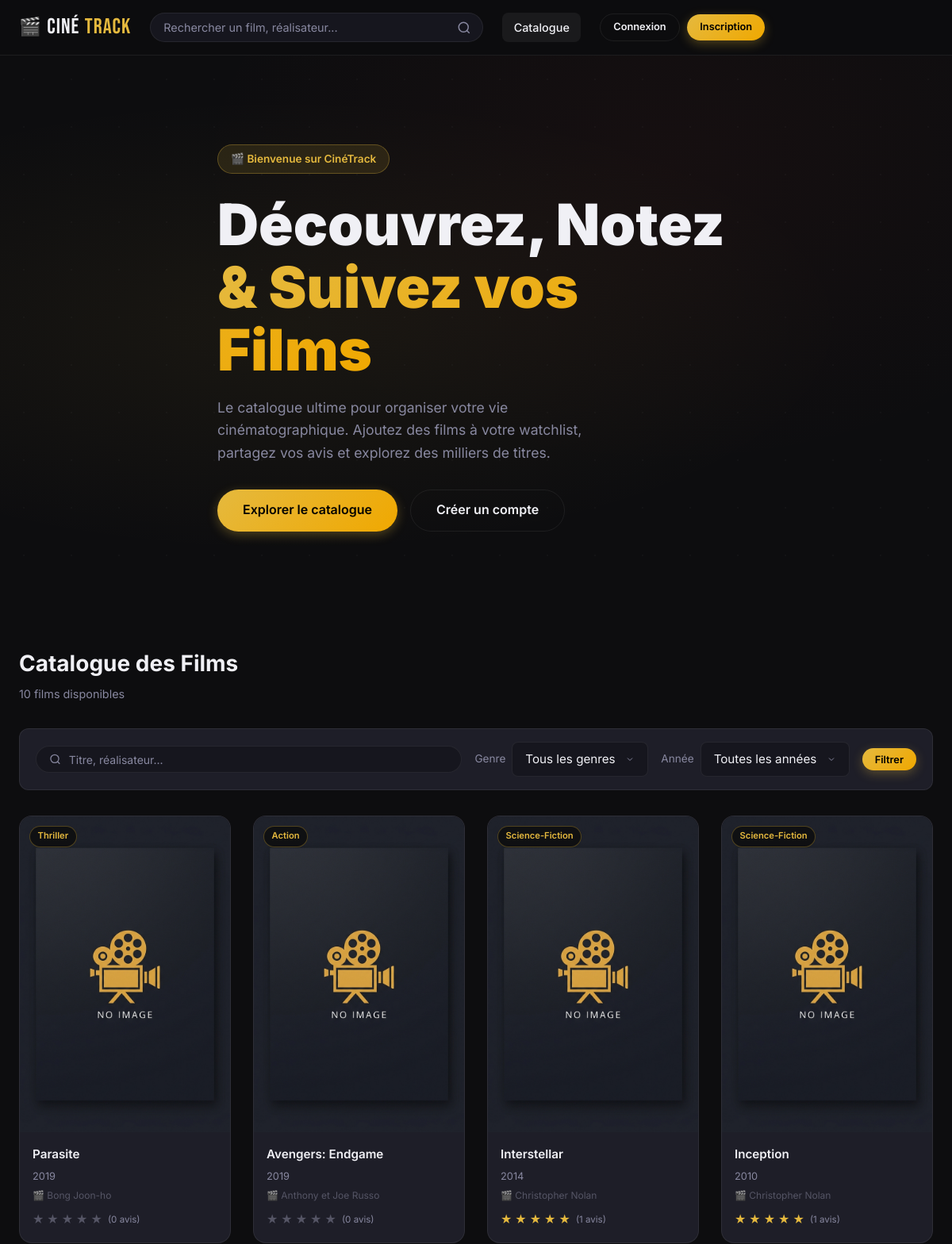
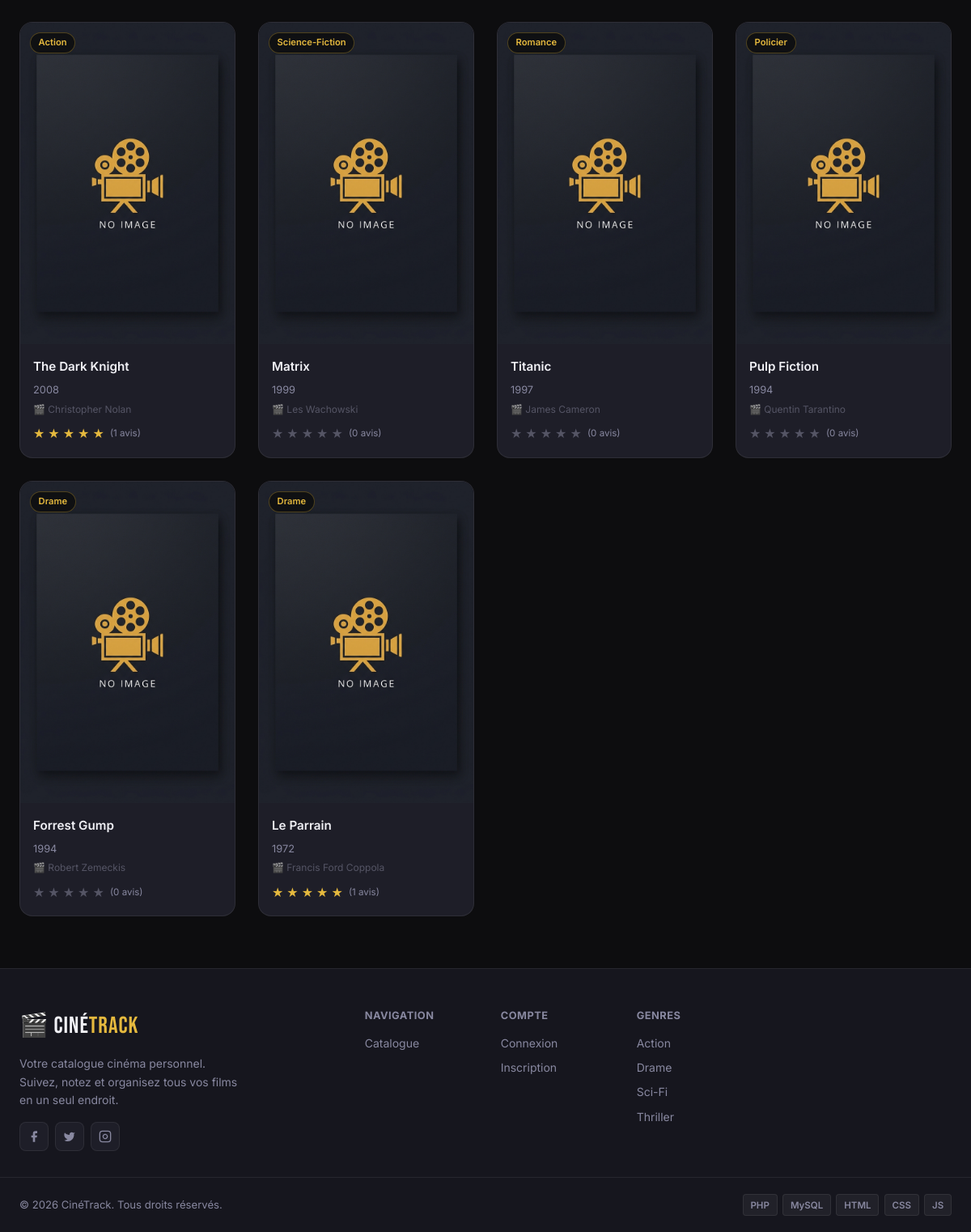
The app's page /controllers/FilmController.php?action=index with its own data (2 pictures, top to bottom).
### tables this page shows
CREATE TABLE IF NOT EXISTS films (
    id INT AUTO_INCREMENT PRIMARY KEY,
    titre VARCHAR(255) NOT NULL,
    genre VARCHAR(100) NOT NULL,
    synopsis TEXT,
    realisateur VARCHAR(150),
    annee INT,
    image VARCHAR(255) DEFAULT 'default.jpg',
    created_at TIMESTAMP DEFAULT CURRENT_TIMESTAMP
);

### config/database.php (called while the page is built, shortened)
<?php
class Database {
    private static ?PDO $instance = null;
    public static function getConnection(): PDO {
        if (self::$instance === null) {
            $dsn = "mysql:host=" . DB_HOST . ";dbname=" . DB_NAME . ";charset=" . DB_CHARSET;
            $options = [
                PDO::ATTR_ERRMODE            => PDO::ERRMODE_EXCEPTION,
                PDO::ATTR_DEFAULT_FETCH_MODE => PDO::FETCH_ASSOC,
                PDO::ATTR_EMULATE_PREPARES   => false,
            ];
            try {
                self::$instance = new PDO($dsn, DB_USER, DB_PASS, $options);
            } catch (PDOException $e) {
                die("<div style='color:red;font-family:sans-serif;padding:20px;'>
                    <h3>Erreur de connexion à la base de données</h3>
                    <p>" . $e->getMessage() . "</p>
                    <p>Vérifiez vos paramètres dans config/database.php</p>
                </div>");
            }
        }
        return self::$instance;
    }
}

### models/Film.php (called while the page is built, shortened)
<?php
require_once __DIR__ . '/../config/database.php';
class Film {
    private PDO $db;
    public function __construct() {
        $this->db = Database::getConnection();
    }
    public function getAll(string $genre = '', string $annee = '', string $search = ''): array {
        $sql = "SELECT f.*,
                    COALESCE(AVG(a.note), 0) AS note_moyenne,
                    COUNT(a.id) AS nb_avis
                FROM films f
                LEFT JOIN avis a ON a.film_id = f.id
                WHERE 1=1";
        $params = [];
        $sql .= " GROUP BY f.id ORDER BY f.annee DESC";
        $stmt = $this->db->prepare($sql);
        $stmt->execute($params);
        return $stmt->fetchAll();
    }
}

### views/films/index.php (the view, shortened to what this page needs)
<?php
include __DIR__ . '/../layouts/header.php';
?>
<section class="hero">
    <div class="hero__content">
        <div class="hero__badge">🎬 Bienvenue sur CinéTrack</div>
        <h1 class="hero__title">
            Découvrez, Notez<br>
            <span class="hero__title-accent">& Suivez vos Films</span>
        </h1>
        <p class="hero__subtitle">
            Le catalogue ultime pour organiser votre vie cinématographique. Ajoutez des films à votre watchlist, partagez vos avis et explorez des milliers de titres.
        </p>
        <div class="hero__actions">
            <a href="#catalogue" class="btn btn-gold btn-lg">Explorer le catalogue</a>
            <?php if (!isset($_SESSION['user_id'])): ?>
                <a href="<?= BASE_URL ?>/controllers/AuthController.php?action=register" class="btn btn-outline btn-lg">Créer un compte</a>
            <?php else: ?>
                <a href="<?= BASE_URL ?>/controllers/WishlistController.php?action=index" class="btn btn-outline btn-lg">Ma Watchlist</a>
            <?php endif; ?>
        </div>
    </div>
</section>
<section class="section" id="catalogue">
    <div class="container">
        <div class="section__header">
            <div>
                <h2 class="section__title">Catalogue des Films</h2>
                <p class="section__subtitle"><?= count($films) ?> film<?= count($films) > 1 ? 's' : '' ?> disponible<?= count($films) > 1 ? 's' : '' ?></p>
            </div>
        </div>
        <form class="filters-bar" id="filters-form" method="GET" action="<?= BASE_URL ?>/controllers/FilmController.php">
            <div class="filter-search">
                <svg xmlns="http://www.w3.org/2000/svg" width="16" height="16" viewBox="0 0 24 24" fill="none" stroke="currentColor" stroke-width="2"><circle cx="11" cy="11" r="8"/><path d="m21 21-4.35-4.35"/></svg>
                <input
                    type="text"
                    name="search"
                    id="search-input"
                    class="filter-search__input"
                    placeholder="Titre, réalisateur..."
                    value="<?= htmlspecialchars($search) ?>"
                >
            </div>
            <div class="filter-group">
                <label class="filter-label">Genre</label>
                <select name="genre" class="form-select" id="filter-genre" onchange="this.form.submit()">
                    <option value="">Tous les genres</option>
                </select>
            </div>
            <div class="filter-group">
                <label class="filter-label">Année</label>
                <select name="annee" class="form-select" id="filter-annee" onchange="this.form.submit()">
                    <option value="">Toutes les années</option>
                </select>
            </div>
            <button type="submit" class="btn btn-gold btn-sm">Filtrer</button>
        </form>
        <div class="grid-films" id="films-grid">
            <?php if (empty($films)): ?>
                <div class="empty-state" style="grid-column: 1/-1;">
                    <div class="empty-state__icon">🎥</div>
                    <h3>Aucun film trouvé</h3>
                    <p>Essayez de modifier vos filtres de recherche.</p>
                    <a href="<?= BASE_URL ?>/controllers/FilmController.php?action=index" class="btn btn-gold">Voir tous les films</a>
                </div>
            <?php else: ?>
                <?php foreach ($films as $film): ?>
                    <a href="<?= BASE_URL ?>/controllers/FilmController.php?action=detail&id=<?= $film['id'] ?>" class="film-card" data-title="<?= strtolower(htmlspecialchars($film['titre'])) ?>">
                        <div class="film-card__poster">
                            <?php
                            $imgSrc = BASE_URL . '/assets/img/' . ($film['image'] ?? 'default.jpg');
                            ?>
                            <img
                                src="<?= $imgSrc ?>"
                                alt="<?= htmlspecialchars($film['titre']) ?>"
                                onerror="this.src='<?= BASE_URL ?>/assets/img/default.jpg'; this.onerror=null;"
                                loading="lazy"
                            >
                            <div class="film-card__badge-genre"><?= htmlspecialchars($film['genre']) ?></div>
                        </div>
                        <div class="film-card__body">
                            <div class="film-card__title"><?= htmlspecialchars($film['titre']) ?></div>
                            <div class="film-card__meta">
                                <span class="film-card__year"><?= $film['annee'] ?></span>
                                <span class="film-card__director">🎬 <?= htmlspecialchars($film['realisateur']) ?></span>
                            </div>
                            <div class="film-card__rating">
                                <?php
                                $note = round($film['note_moyenne']);
                                for ($i = 1; $i <= 5; $i++):
                                ?>
                                    <span class="star <?= $i <= $note ? 'star--filled' : '' ?>">★</span>
                                <?php endfor; ?>
                                <span class="film-card__nb-avis">(<?= $film['nb_avis'] ?> avis)</span>
                            </div>
                        </div>
                    </a>
                <?php endforeach; ?>
            <?php endif; ?>
        </div>
    </div>
</section>
<?php include __DIR__ . '/../layouts/footer.php'; ?>

### controllers/FilmController.php (shortened to what this page needs)
<?php
require_once __DIR__ . '/../config/database.php';
require_once __DIR__ . '/../models/Film.php';
$filmModel    = new Film();
$action = $_GET['action'] ?? 'index';
switch ($action) {
    case 'index':
        $genre  = $_GET['genre']  ?? '';
        $annee  = $_GET['annee']  ?? '';
        $search = $_GET['search'] ?? '';
        $films  = $filmModel->getAll($genre, $annee, $search);
        include __DIR__ . '/../views/films/index.php';
        break;
}

### views/layouts/header.php (shortened to what this page needs)
<?php
require_once __DIR__ . '/../../config/database.php';
$initiales = '';
?>
<!DOCTYPE html>
<html lang="fr">
<head>
    <link rel="stylesheet" href="<?= BASE_URL ?>/assets/css/style.css">
</head>
<body>
<header class="navbar" id="navbar">
    <div class="navbar__inner">
        <a href="<?= BASE_URL ?>/controllers/FilmController.php?action=index" class="navbar__logo">
            <span class="logo-icon">🎬</span>
            Ciné<span class="logo-accent">Track</span>
        </a>
        <form class="navbar__search" action="<?= BASE_URL ?>/controllers/FilmController.php" method="GET">
            <input
                type="text"
                id="nav-search-input"
                name="search"
                class="navbar__search-input"
                placeholder="Rechercher un film, réalisateur..."
                value="<?= htmlspecialchars($_GET['search'] ?? '') ?>"
                autocomplete="off"
            >
            <button type="submit" class="navbar__search-btn" aria-label="Rechercher">
                <svg xmlns="http://www.w3.org/2000/svg" width="18" height="18" viewBox="0 0 24 24" fill="none" stroke="currentColor" stroke-width="2"><circle cx="11" cy="11" r="8"/><path d="m21 21-4.35-4.35"/></svg>
            </button>
        </form>
        <nav class="navbar__links" id="nav-links">
            <a href="<?= BASE_URL ?>/controllers/FilmController.php?action=index" class="nav-link <?= (strpos($_SERVER['REQUEST_URI'] ?? '', 'FilmController') !== false && ($_GET['action'] ?? '') !== 'detail') ? 'active' : '' ?>">
                Catalogue
            </a>
        </nav>
        <div class="navbar__auth">
            <?php if (isset($_SESSION['user_id'])): ?>
                <div class="nav-user" id="nav-user-menu">
                    <button class="nav-user__btn" id="nav-user-btn" aria-expanded="false">
                        <div class="nav-user__avatar"><?= htmlspecialchars($initiales) ?></div>
                        <span class="nav-user__name"><?= htmlspecialchars($_SESSION['user_nom']) ?></span>
                        <svg class="nav-user__arrow" xmlns="http://www.w3.org/2000/svg" width="14" height="14" viewBox="0 0 24 24" fill="none" stroke="currentColor" stroke-width="2"><path d="m6 9 6 6 6-6"/></svg>
                    </button>
                    <div class="nav-dropdown" id="nav-dropdown">
                        <a href="<?= BASE_URL ?>/controllers/WishlistController.php?action=index" class="nav-dropdown__item">
                            <svg xmlns="http://www.w3.org/2000/svg" width="16" height="16" viewBox="0 0 24 24" fill="none" stroke="currentColor" stroke-width="2"><path d="M9 11l3 3L22 4"/><path d="M21 12v7a2 2 0 0 1-2 2H5a2 2 0 0 1-2-2V5a2 2 0 0 1 2-2h11"/></svg>
                            Ma Watchlist
                        </a>
                        <?php if ($_SESSION['user_role'] === 'admin'): ?>
                        <a href="<?= BASE_URL ?>/controllers/AdminController.php?action=index" class="nav-dropdown__item">
                            <svg xmlns="http://www.w3.org/2000/svg" width="16" height="16" viewBox="0 0 24 24" fill="none" stroke="currentColor" stroke-width="2"><path d="M12 20h9"/><path d="M16.5 3.5a2.121 2.121 0 0 1 3 3L7 19l-4 1 1-4L16.5 3.5z"/></svg>
                            Administration
                        </a>
                        <?php endif; ?>
                        <div class="nav-dropdown__sep"></div>
                        <a href="<?= BASE_URL ?>/controllers/AuthController.php?action=logout" class="nav-dropdown__item nav-dropdown__item--danger">
                            <svg xmlns="http://www.w3.org/2000/svg" width="16" height="16" viewBox="0 0 24 24" fill="none" stroke="currentColor" stroke-width="2"><path d="M9 21H5a2 2 0 0 1-2-2V5a2 2 0 0 1 2-2h4"/><polyline points="16 17 21 12 16 7"/><line x1="21" y1="12" x2="9" y2="12"/></svg>
                            Déconnexion
                        </a>
                    </div>
                </div>
            <?php else: ?>
                <a href="<?= BASE_URL ?>/controllers/AuthController.php?action=login" class="btn btn-outline btn-sm">Connexion</a>
                <a href="<?= BASE_URL ?>/controllers/AuthController.php?action=register" class="btn btn-gold btn-sm">Inscription</a>
            <?php endif; ?>
        </div>
    </div>
</header>
<main class="main-content">

### views/layouts/footer.php (shortened to what this page needs)
</main>
<footer class="site-footer">
    <div class="footer-inner">
        <div class="footer-brand">
            <div class="footer-logo">🎬 Ciné<span class="logo-accent">Track</span></div>
            <p class="footer-tagline">
                Votre catalogue cinéma personnel. Suivez, notez et organisez tous vos films en un seul endroit.
            </p>
            <div class="footer-socials">
                <a href="#" class="social-btn" aria-label="Facebook">
                    <svg xmlns="http://www.w3.org/2000/svg" width="16" height="16" viewBox="0 0 24 24" fill="currentColor"><path d="M18 2h-3a5 5 0 0 0-5 5v3H7v4h3v8h4v-8h3l1-4h-4V7a1 1 0 0 1 1-1h3z"/></svg>
                </a>
                <a href="#" class="social-btn" aria-label="Twitter">
                    <svg xmlns="http://www.w3.org/2000/svg" width="16" height="16" viewBox="0 0 24 24" fill="currentColor"><path d="M22 4s-.7 2.1-2 3.4c1.6 10-9.4 17.3-18 11.6 2.2.1 4.4-.6 6-2C3 15.5.5 9.6 3 5c2.2 2.6 5.6 4.1 9 4-.9-4.2 4-6.6 7-3.8 1.1 0 3-1.2 3-1.2z"/></svg>
                </a>
                <a href="#" class="social-btn" aria-label="Instagram">
                    <svg xmlns="http://www.w3.org/2000/svg" width="16" height="16" viewBox="0 0 24 24" fill="none" stroke="currentColor" stroke-width="2"><rect x="2" y="2" width="20" height="20" rx="5" ry="5"/><path d="M16 11.37A4 4 0 1 1 12.63 8 4 4 0 0 1 16 11.37z"/><line x1="17.5" y1="6.5" x2="17.51" y2="6.5"/></svg>
                </a>
            </div>
        </div>
        <div class="footer-links">
            <div class="footer-col">
                <div class="footer-col__title">Navigation</div>
                <a href="<?= BASE_URL ?>/controllers/FilmController.php?action=index">Catalogue</a>
            </div>
            <div class="footer-col">
                <div class="footer-col__title">Compte</div>
                <?php if (isset($_SESSION['user_id'])): ?>
                    <a href="<?= BASE_URL ?>/controllers/AuthController.php?action=logout">Déconnexion</a>
                <?php else: ?>
                    <a href="<?= BASE_URL ?>/controllers/AuthController.php?action=login">Connexion</a>
                    <a href="<?= BASE_URL ?>/controllers/AuthController.php?action=register">Inscription</a>
                <?php endif; ?>
            </div>
            <div class="footer-col">
                <div class="footer-col__title">Genres</div>
                <a href="<?= BASE_URL ?>/controllers/FilmController.php?action=index&genre=Action">Action</a>
                <a href="<?= BASE_URL ?>/controllers/FilmController.php?action=index&genre=Drame">Drame</a>
                <a href="<?= BASE_URL ?>/controllers/FilmController.php?action=index&genre=Science-Fiction">Sci-Fi</a>
                <a href="<?= BASE_URL ?>/controllers/FilmController.php?action=index&genre=Thriller">Thriller</a>
            </div>
        </div>
    </div>
    <div class="footer-bottom">
        <div>© <?= date("Y") ?> CinéTrack. Tous droits réservés.</div>
        <div class="footer-bottom__right">
            <span class="tech-badge">PHP</span>
            <span class="tech-badge">MySQL</span>
            <span class="tech-badge">HTML</span>
            <span class="tech-badge">CSS</span>
            <span class="tech-badge">JS</span>
        </div>
    </div>
</footer>
</body>
</html>

### records on screen
films: image (placeholder picture), genre "Thriller", titre "Parasite", annee "2019", realisateur "Bong Joon-ho", nb_avis "0"
films: image (placeholder picture), genre "Action", titre "Avengers: Endgame", annee "2019", realisateur "Anthony et Joe Russo", nb_avis "0"
films: image (placeholder picture), genre "Science-Fiction", titre "Interstellar", annee "2014", realisateur "Christopher Nolan", nb_avis "1"
films: image (placeholder picture), genre "Science-Fiction", titre "Inception", annee "2010", realisateur "Christopher Nolan", nb_avis "1"
films: image (placeholder picture), genre "Action", titre "The Dark Knight", annee "2008", realisateur "Christopher Nolan", nb_avis "1"
films: image (placeholder picture), genre "Science-Fiction", titre "Matrix", annee "1999", realisateur "Les Wachowski", nb_avis "0"
films: image (placeholder picture), genre "Romance", titre "Titanic", annee "1997", realisateur "James Cameron", nb_avis "0"
films: image (placeholder picture), genre "Policier", titre "Pulp Fiction", annee "1994", realisateur "Quentin Tarantino", nb_avis "0"
films: image (placeholder picture), genre "Drame", titre "Forrest Gump", annee "1994", realisateur "Robert Zemeckis", nb_avis "0"
films: image (placeholder picture), genre "Drame", titre "Le Parrain", annee "1972", realisateur "Francis Ford Coppola", nb_avis "1"

### other values on screen
count($films) "10"
